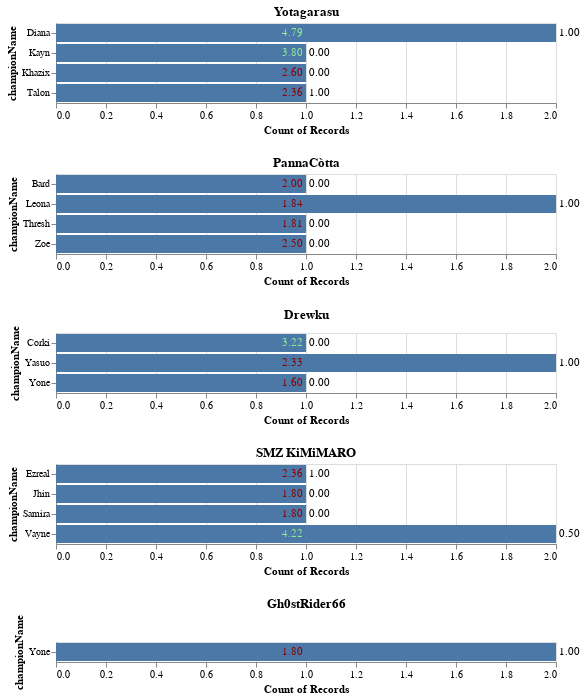

Notebook code for this chart:
### Code cell
begin
    #PARAMS
    minCount = min(
        3 ,  min(transform(groupby(filter(x->x.puuid in puuids , megaPostmatchDf[!,[:puuid,:championName]]),[:puuid,:championName]),nrow => :count)[!,:count]...)

    )
    #END


    megaPostmatchDf[!,:kda] = (megaPostmatchDf[!,:kills] .+ megaPostmatchDf[!,:assists])./megaPostmatchDf[!,:deaths];
    data = @chain megaPostmatchDf begin 
        filter( x-> x.puuid in puuids, _)
        groupby([:puuid,:championName])
        transform(nrow => :count)
        filter(:count => x-> x>=(minCount),_)
        transform(:gameDuration => x->x/60, renamecols = false)
        groupby(:puuid)
        collect
        
    end;
    a = []
    resize!(a,5)
    for i in 1:5
        a[i] = data[i] |>
        @vlplot(
            width=500,
            title = id2name[data[i].puuid[1]],
            y = {field = :championName},
            x = {field = :championName, aggregate = "count"},
            tooltip = [
                {
                field = :kills, type = "quantitative", aggregate = "mean"
                },
                {
                field = :deaths, type = "quantitative", aggregate = "mean"
                },
                {
                field = :assists, type = "quantitative", aggregate = "mean"
                },
                {
                field = :gameDuration, type = "quantitative", aggregate = "mean"
                },
                {
                field = :turretTakedowns, type = "quantitative", aggregate = "mean"
                },
                {
                field = :totalMinionsKilled, type = "quantitative", aggregate = "mean"
                },
                {
                field = :neutralMinionsKilled, type = "quantitative", aggregate = "mean"
                },
                {
                field = :visionScore, type = "quantitative", aggregate = "mean"
                },
                {
                field = :firstTowerKill, type = "quantitative", aggregate = "mean"
                },
                {
                field = :individualPosition, type = "nominal", aggregate = "max"
                },
                {
                field = "count", type = "quantitative"
                }
            ],
            layer = [{
                mark={
                    type=:bar
                }
                },{
                mark = {type = :text,
                        align = "left",
                        baseline = "middle",
                        dx = 3,
                        },
                encoding = {
                    text = {field = :win, aggregate = "mean", type="quantitative",format = ".2f"},
                }
                },{
                
                transform = [
                    {
                    aggregate = [{op = "mean",field = "kda", as = "kda"}],
                    groupby = ["championName"]
                }
                ],
                mark = {type = :text,
                        align = "right",
                        baseline = "middle",
                        dx = -3,
                        tooltip = "KDA"
                        },
                encoding = {
                    text = {field = :kda, type="quantitative",format = ".2f"},
                    color={
                        
                        condition = {
                            test = "datum['kda'] > 3.0",
                            value = "lightgreen"
                        }
                        ,
                        value="darkred",
                    }
                    
                },
                
            }]

        )
    end
    pool = reduce(vcat,a) 
    save(path*"pool.svg",pool)
    pool
end
